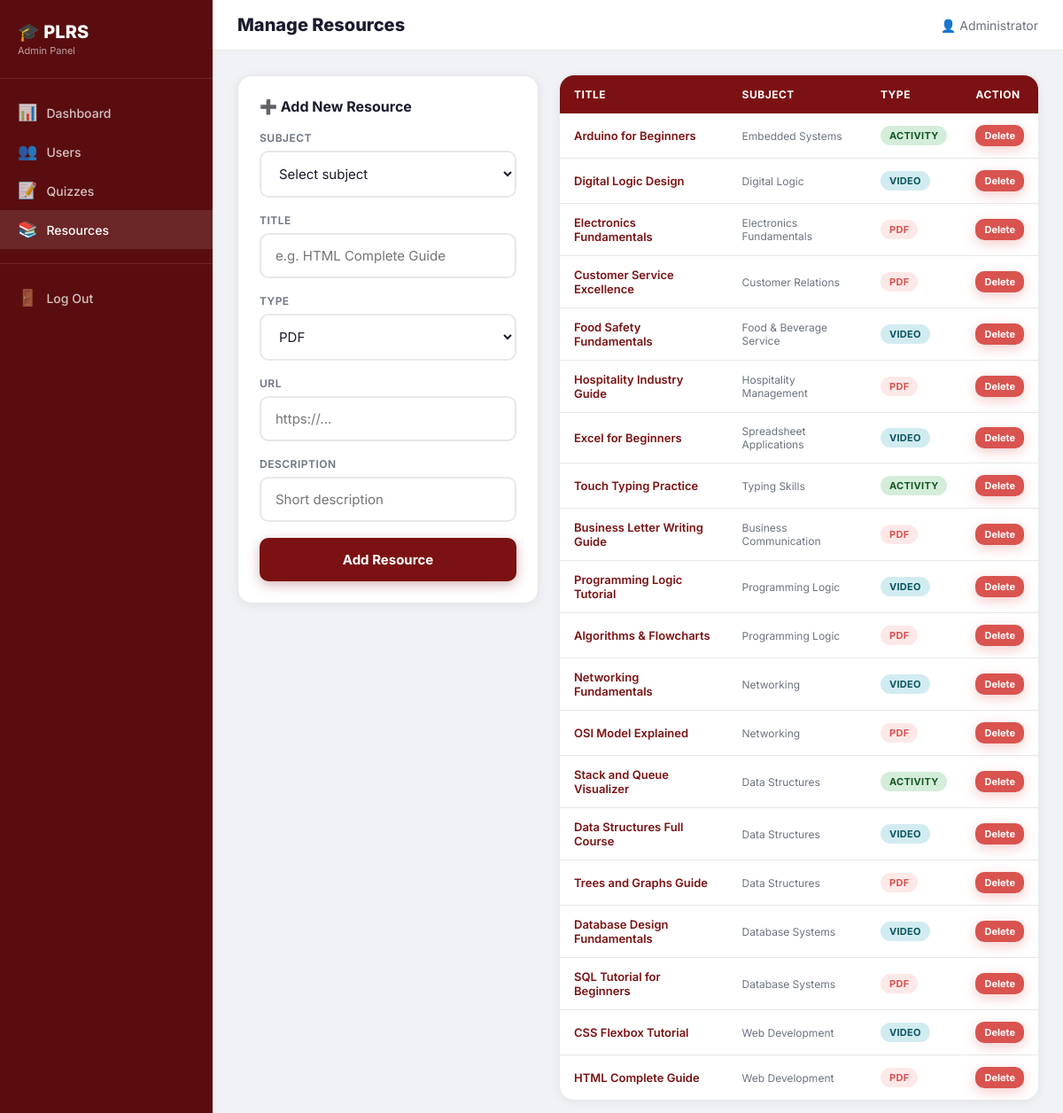
Screenshot of /admin/resources (signed in) with the database file from the repository.
### tables this page shows
CREATE TABLE resources (
            id INTEGER PRIMARY KEY AUTOINCREMENT,
            subject_id INTEGER NOT NULL,
            title TEXT NOT NULL,
            type TEXT NOT NULL,
            url TEXT,
            description TEXT,
            FOREIGN KEY (subject_id) REFERENCES subjects(id)
        );

CREATE TABLE subjects (
            id INTEGER PRIMARY KEY AUTOINCREMENT,
            program_id INTEGER NOT NULL,
            name TEXT NOT NULL,
            FOREIGN KEY (program_id) REFERENCES programs(id)
        );

### app.py (the view, shortened to what this page needs)
@app.route('/admin/resources', methods=['GET', 'POST'])
@admin_required
def admin_resources():
    db = get_db()
    resources = db.execute(
        "SELECT r.*, s.name as subject_name FROM resources r JOIN subjects s ON r.subject_id = s.id ORDER BY r.id DESC"
    ).fetchall()
    subjects = db.execute("SELECT * FROM subjects ORDER BY program_id, name").fetchall()
    db.close()
    return render_template('admin/resources.html', resources=resources, subjects=subjects)

### app.py (called while the page is built)
def admin_required(f):
    @wraps(f)
    def decorated(*args, **kwargs):
        if 'user_id' not in session or session.get('role') != 'admin':
            flash('Admin access required.', 'error')
            return redirect(url_for('login'))
        return f(*args, **kwargs)
    return decorated

### database.py (called while the page is built)
def get_db():
    conn = sqlite3.connect(DATABASE)
    conn.row_factory = sqlite3.Row
    return conn

### templates/admin/resources.html (shortened to what this page needs)
{% extends "admin/base.html" %}
{% block page_title %}Manage Resources{% endblock %}
{% block content %}
<div style="display:grid; grid-template-columns:340px 1fr; gap:24px; align-items:start;">
  <div class="admin-form-card">
    <h3>➕ Add New Resource</h3>
    <form method="POST" action="{{ url_for('admin_resources') }}">
      <div class="form-group">
        <label>Subject</label>
        <select name="subject_id" class="form-control" required>
          <option value="" disabled selected>Select subject</option>
        </select>
      </div>
      <div class="form-group">
        <label>Title</label>
        <input type="text" name="title" class="form-control" placeholder="e.g. HTML Complete Guide" required/>
      </div>
      <div class="form-group">
        <label>Type</label>
        <select name="type" class="form-control">
          <option value="pdf">PDF</option>
        </select>
      </div>
      <div class="form-group">
        <label>URL</label>
        <input type="url" name="url" class="form-control" placeholder="https://..." required/>
      </div>
      <div class="form-group">
        <label>Description</label>
        <input type="text" name="description" class="form-control" placeholder="Short description"/>
      </div>
      <button type="submit" class="btn" id="add-resource-btn">Add Resource</button>
    </form>
  </div>
  <div>
    <table class="admin-table">
      <thead>
        <tr>
          <th>Title</th>
          <th>Subject</th>
          <th>Type</th>
          <th>Action</th>
        </tr>
      </thead>
      <tbody>
        {% for r in resources %}
          <tr>
            <td style="font-weight:600; font-size:13px;">
              <a href="{{ r.url }}" target="_blank" style="color:var(--primary);">{{ r.title }}</a>
            </td>
            <td style="font-size:12px; color:var(--text-muted);">{{ r.subject_name }}</td>
            <td>
              <span class="badge badge-{{ 'danger' if r.type == 'pdf' else ('info' if r.type == 'video' else ('success' if r.type == 'activity' else 'warning')) }}">
                {{ r.type.upper() }}
              </span>
            </td>
            <td>
              <a href="{{ url_for('admin_delete_resource', res_id=r.id) }}"
                 onclick="return confirm('Delete this resource?')"
                 class="btn btn-danger btn-xs" id="del-res-{{ r.id }}">Delete</a>
            </td>
          </tr>
        {% else %}
          <tr><td colspan="4" style="text-align:center; padding:24px; color:var(--text-muted);">No resources yet.</td></tr>
        {% endfor %}
      </tbody>
    </table>
  </div>
</div>
{% endblock %}

### static/css/styles.css (style rules this page uses)
*, *::before, *::after { box-sizing: border-box; margin: 0; padding: 0; }
:root { --primary: #7b1113; --primary-dark: #5a0d0f; --primary-light: #f9e8e8; --danger: #d9534f; --warning: #f0ad4e; --success: #28a745; --info: #5bc0de; --bg: #f0f2f5; --surface: #ffffff; --surface2: #fafafa; --border: #e8e8e8; --text: #1a1a2e; --text-muted: #6b7280; --text-light: #9ca3af; --radius: 16px; --radius-sm: 10px; --shadow: 0 2px 12px rgba(0,0,0,0.07); --shadow-md: 0 4px 24px rgba(0,0,0,0.10); --nav-height: 68px; --header-height: 60px; }
html { scroll-behavior: smooth; }
body { font-family: 'Inter', 'Segoe UI', sans-serif; background: var(--bg); color: var(--text); min-height: 100vh; -webkit-font-smoothing: antialiased; }
a { text-decoration: none; color: inherit; }
@media (min-width: 520px) { body { background: #e4e6eb; } }
.form-group { margin-bottom: 18px; }
.form-group label { display: block; font-size: 12px; font-weight: 600; color: var(--text-muted); margin-bottom: 7px; text-transform: uppercase; letter-spacing: 0.5px; }
.form-control { width: 100%; padding: 14px 16px; border: 2px solid var(--border); border-radius: var(--radius-sm); font-size: 15px; font-family: inherit; color: var(--text); background: var(--surface); transition: border-color 0.2s, box-shadow 0.2s; outline: none; }
select.form-control { cursor: pointer; }
.btn { display: inline-flex; align-items: center; justify-content: center; gap: 8px; width: 100%; padding: 15px 20px; background: var(--primary); color: #fff; border: none; border-radius: var(--radius-sm); font-size: 15px; font-weight: 700; font-family: inherit; cursor: pointer; transition: background 0.2s, transform 0.1s, box-shadow 0.2s; box-shadow: 0 4px 14px rgba(123,17,19,0.3); }
.btn-danger { background: var(--danger); box-shadow: 0 4px 14px rgba(217,83,79,0.3); }
.btn-xs { padding: 5px 10px; font-size: 11px; width: auto; }
.badge { display: inline-flex; align-items: center; padding: 4px 10px; border-radius: 20px; font-size: 11px; font-weight: 700; letter-spacing: 0.3px; }
.badge-danger { background: #fde8e8; color: var(--danger); }
.badge-success { background: #d4edda; color: #155724; }
.badge-info { background: #d1ecf1; color: #0c5460; }
.admin-table { width: 100%; border-collapse: collapse; background: var(--surface); border-radius: var(--radius); overflow: hidden; box-shadow: var(--shadow); }
.admin-table th { background: var(--primary); color: #fff; padding: 14px 16px; font-size: 12px; font-weight: 700; text-align: left; text-transform: uppercase; letter-spacing: 0.5px; }
.admin-table td { padding: 13px 16px; font-size: 14px; border-bottom: 1px solid var(--border); }
.admin-table tr:last-child td { border-bottom: none; }
.admin-form-card { background: var(--surface); border-radius: var(--radius); padding: 24px; box-shadow: var(--shadow); margin-bottom: 24px; border: 1px solid var(--border); }
.admin-form-card h3 { font-size: 16px; font-weight: 700; margin-bottom: 18px; color: var(--text); }

### rows the page displays
resources: title "Arduino for Beginners", subject_name "Embedded Systems", type "ACTIVITY"
resources: title "Digital Logic Design", subject_name "Digital Logic", type "VIDEO"
resources: title "Electronics Fundamentals", subject_name "Electronics Fundamentals", type "PDF"
resources: title "Customer Service Excellence", subject_name "Customer Relations", type "PDF"
resources: title "Food Safety Fundamentals", subject_name "Food & Beverage Service", type "VIDEO"
resources: title "Hospitality Industry Guide", subject_name "Hospitality Management", type "PDF"
resources: title "Excel for Beginners", subject_name "Spreadsheet Applications", type "VIDEO"
resources: title "Touch Typing Practice", subject_name "Typing Skills", type "ACTIVITY"
resources: title "Business Letter Writing Guide", subject_name "Business Communication", type "PDF"
resources: title "Programming Logic Tutorial", subject_name "Programming Logic", type "VIDEO"
resources: title "Algorithms & Flowcharts", subject_name "Programming Logic", type "PDF"
resources: title "Networking Fundamentals", subject_name "Networking", type "VIDEO"
resources: title "OSI Model Explained", subject_name "Networking", type "PDF"
resources: title "Stack and Queue Visualizer", subject_name "Data Structures", type "ACTIVITY"
resources: title "Data Structures Full Course", subject_name "Data Structures", type "VIDEO"
resources: title "Trees and Graphs Guide", subject_name "Data Structures", type "PDF"
resources: title "Database Design Fundamentals", subject_name "Database Systems", type "VIDEO"
resources: title "SQL Tutorial for Beginners", subject_name "Database Systems", type "PDF"
resources: title "CSS Flexbox Tutorial", subject_name "Web Development", type "VIDEO"
resources: title "HTML Complete Guide", subject_name "Web Development", type "PDF"
